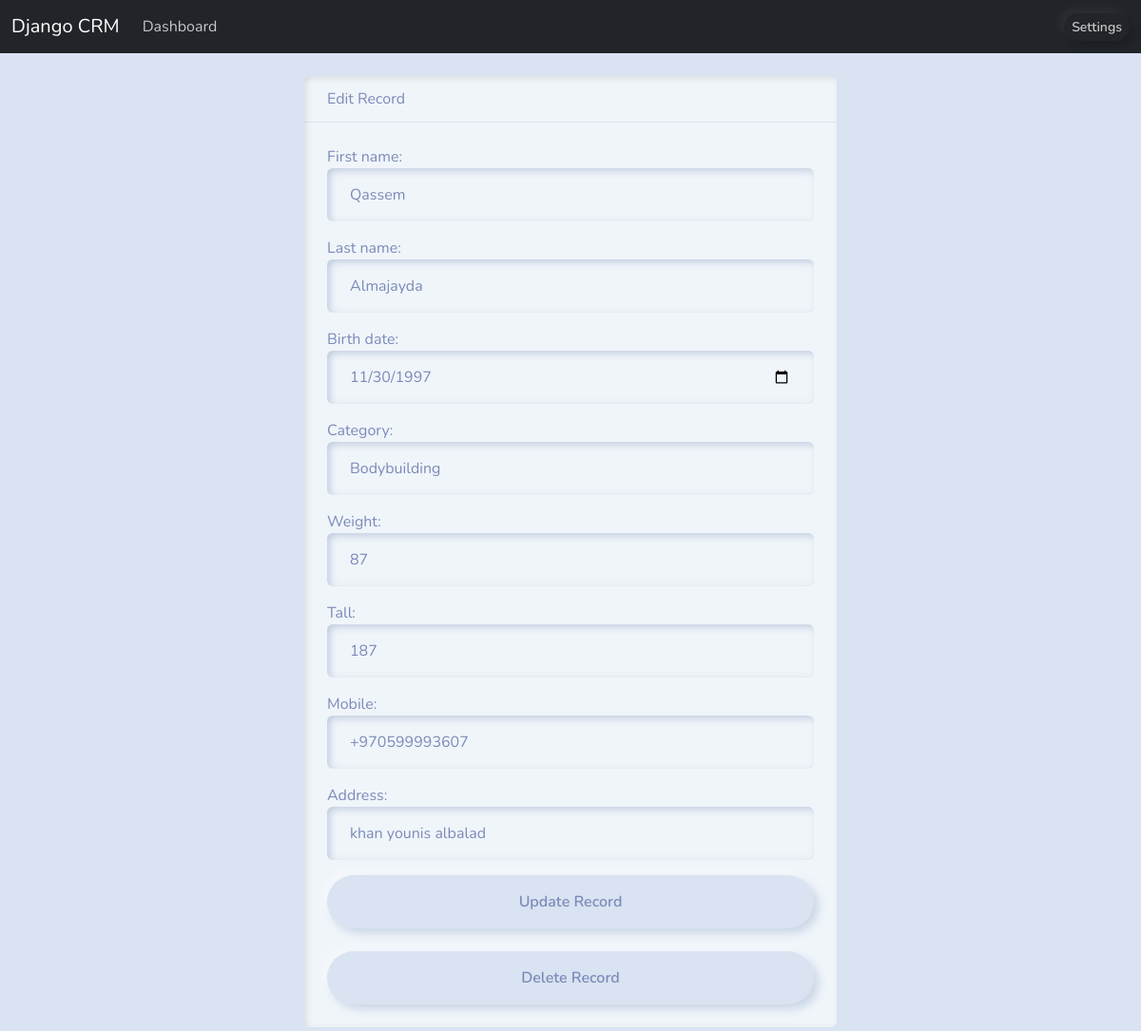
Screenshot of /edit-record/5/ (signed in) with the database file from the repository.
### webapp/models.py (models this page shows, shortened)
class Record(models.Model):
    first_name = models.CharField(max_length=255)
    last_name = models.CharField(max_length=255)
    birth_date = models.DateField(auto_now=False)
    category = models.ForeignKey(Category , on_delete=models.SET_NULL , null = True)
    weight = models.IntegerField()
    tall = models.IntegerField()
    mobile = models.CharField(max_length=13)
    address= models.CharField(max_length=500)
    created_at = models.DateTimeField(auto_now_add=True)
    class Meta:
        ordering = ["-created_at"]

### webapp/views.py (the view)
# urls.py: path("edit-record/<int:id>/", views.edit_record, name="edit-record"),
@login_required
def edit_record(request,id):
    record = get_object_or_404(Record,pk=id)
    form = UpdateRecordForm(instance=record)
    if request.method == "POST":
        form = UpdateRecordForm(request.POST,instance=record)
        if form.is_valid():
            form.save()
            messages.success(request,'Record updated successfully')
            return redirect('view-record',id=id)
    return render(request,'edit_record.html',{'record':record,'form':form})

### webapp/forms.py (shortened to what this page needs)
class UpdateRecordForm(forms.ModelForm):
    def __init__(self, *args, **kwargs):
        super(UpdateRecordForm, self).__init__(*args, **kwargs)
        for field_name , field in self.fields.items():
            field.widget.attrs['class'] = 'form-control '
    class Meta:
        model = Record
        fields = ('first_name', 'last_name', 'birth_date', 'category', 'weight', 'tall', 'mobile', 'address',)
        widgets = {
            'birth_date': forms.widgets.DateInput(attrs={'type': 'date'}),
            'mobile': MobileNumberInput,
            }

### webapp/models.py (called while the page is built)
    def __str__(self):
        return self.name

### webapp/templates/edit_record.html (shortened to what this page needs)
{% extends 'base.html' %}
{% block content %}
<br>
<div class="d-flex justify-content-center">
    <div class="card bg-light border-primary mb-3" style="width: 35rem;">
        <div class="card-header">
            Edit Record
        </div>
        <div class="card-body">
            <form action="" method="post">
                {{form.as_p}}
                <button type="submit" class="btn btn-warning form-control">Update Record</button>
                <br>
                <br>
                <a href="{% url 'delete-record' record.id %}" class="btn btn-danger form-control">Delete Record</a>
            </form>
        </div>
    </div>
</div>
{% endblock content %}

### rows the page displays
Record: first_name "Qassem", last_name "Almajayda", birth_date "11/30/1997", category "Bodybuilding", weight "87", tall "187", mobile "+970599993607", address "khan younis albalad"
